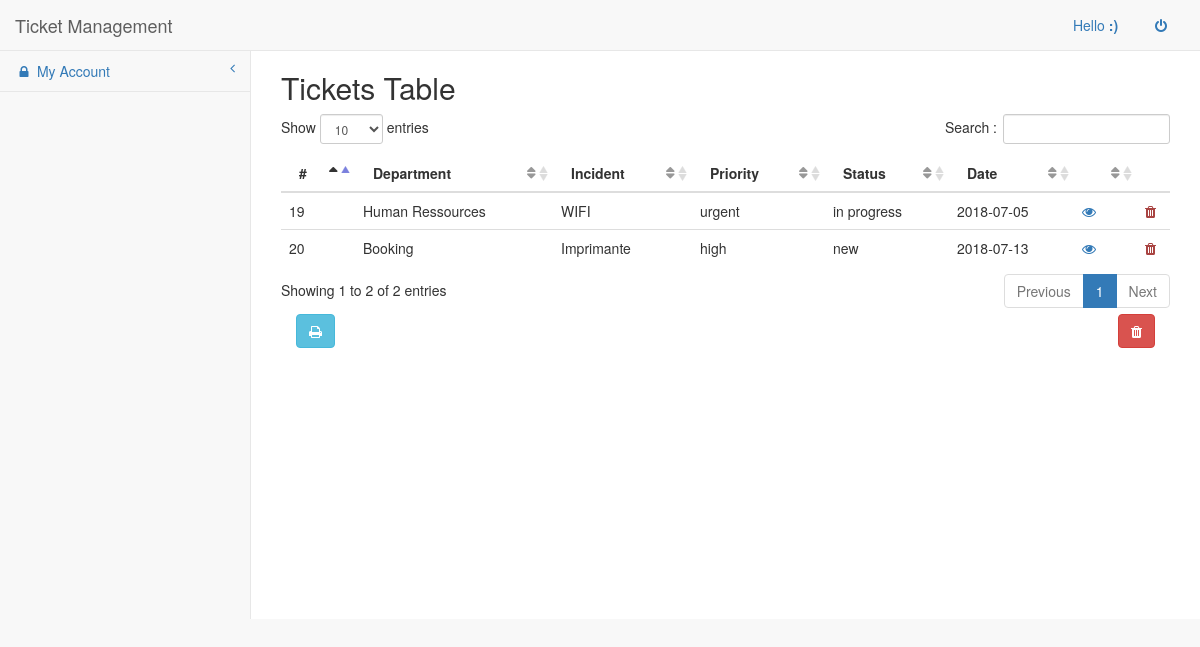
The app's page /index.php/c_incident/readIncidents with its own data.
### tables this page shows
CREATE TABLE `incident` (
  `num_incident` int(11) NOT NULL,
  `title_incident` varchar(10000) NOT NULL,
  `desc_incident` varchar(10000) NOT NULL,
  `priority` varchar(20) DEFAULT NULL,
  `statut` varchar(50) DEFAULT NULL,
  `date_incident` date DEFAULT NULL,
  `id_user` varchar(255) DEFAULT NULL,
  `id_department` int(11) DEFAULT NULL,
  `read_incident` tinyint(1) NOT NULL
);

CREATE TABLE `department` (
  `num_department` int(11) NOT NULL,
  `label_department` varchar(255) NOT NULL
);

### application/controllers/c_incident.php (called while the page is built, shortened)
<?php if ( ! defined('BASEPATH')) exit('No direct script access allowed');
class C_Incident extends CI_Controller {
    function __construct()
    {
        $this->load->database();
        $this->load->helper(array('form','url','text','string'));
        $this->load->library(array('session','form_validation','email'));
        $this->load->model('m_incident');
        $this->load->model('m_response');
    }
      public function readIncidents(){
          $this->load->view('include/head');
        $this->load->view('include/header');
        $this->load->view('include/menu');
        $data['incidents']=$this->m_incident->readIncidentsWidthResponse();
        $this->load->view('admin/table_ticket_v', $data);
        $this->load->view('include/footer');
    }
  }

### index.php (called while the page is built, shortened)
<?php
require_once BASEPATH.'core/CodeIgniter.php';

### application/models/m_incident.php (called while the page is built, shortened)
<?php
	class M_Incident extends CI_Model{
		public function readIncidentsWidthResponse(){
			$this->db->select('*');
	        $this->db->from('incident');
	        $this->db->join('department ', 'num_department=id_department');
	        $this->db->join('response', 'id_incident=num_incident');
	             $this->db->join('user', 'id_user = login_user');
	        $query = $this->db->get();
	        return $query->result();
		}
	}
?>

### application/views/admin/table_ticket_v.php (the view, shortened to what this page needs)
<div id="page-wrapper">
  <div class="row">
    <div  class="col-lg-12">
      <h2>Tickets Table</h2>
      <div class="table-responsive">
        <table class="table table-hover"  id="dataTables">
          <thead>
            <tr>
            <th>#</th>
            <th>Department</th>
            <th>Incident</th>
             <th>Priority</th>
             <th>Status</th>
              <th>Date</th>
            <th></th>
              <th></th>
            </tr>
          </thead>
          <tbody>
             <?php foreach ($incidents as  $incident): ?>
            <tr>
            <td><?= $id=$incident->num_incident ;  ?></td>
            <td><?= $incident->label_department ;  ?></td>
            <td><?= $incident->title_incident ;  ?></td>
            <td><?= $incident->priority ;  ?></td>
             <td><?= $incident->statut ;  ?></td>
            <td><?= $incident->date_incident ;  ?></td>
            <td  class="eye"><a class="fancybox  fancybox.iframe" href="<?= site_url('c_incident/readDetailsById/'.$id) ;?>"  ><i  class="fa fa-eye"></i></a></td>
            <td  class="trash"><a  onClick="return confirm('I want to delete this incident .');" class="text-danger" href="<?= site_url('c_incident/deleteIncident/'.$id) ;?>"><i  class="fa fa-trash"></i></a></td>
            </tr>
          <?php  endforeach; ?>
          </tbody>
        </table>
        <div  class="col-lg-6">
<button title="Print" onClick='return window.print();' style="" type="submit" name=""  class="pull-left  btn btn-info"><i  class="fa fa-print"></i></button>
        </div>
             <div  class="col-lg-6">
               <a  title="Delete All" href="<?= site_url('c_incident/deleteIncident/') ;?>" onClick="return confirm('I want to delete all incidents .');"   class="pull-right  btn btn-danger"><i  class="fa fa-trash"></i></a>
          </div>
      </div>
    </div>
  </div>
</div>

### application/views/include/head.php (shortened to what this page needs)
<!DOCTYPE html>
<html lang= "en">
<head>
    <link href= "<?= base_url()  ?>assets/vendor/bootstrap/css/bootstrap.min.css" rel= "stylesheet">
    <link href= "<?= base_url()  ?>assets/vendor/metisMenu/metisMenu.min.css" rel= "stylesheet">
    <link href= "<?= base_url()  ?>assets/dist/css/styles.css" rel= "stylesheet">
    <link href= "<?= base_url()  ?>assets/vendor/morrisjs/morris.css" rel= "stylesheet">
    <link href= "<?= base_url()  ?>assets/vendor/font-awesome/css/font-awesome.min.css" rel= "stylesheet" type= "text/css">
    <link href="<?= base_url()  ?>assets/vendor/datatables-plugins/dataTables.bootstrap.css" rel="stylesheet">
    <link href="<?= base_url()  ?>assets/vendor/datatables-responsive/dataTables.responsive.css" rel="stylesheet">
</head>
<body>
    <div id= "wrapper">

### application/views/include/header.php (shortened to what this page needs)
<nav class="navbar navbar-default navbar-static-top" role="navigation" style="margin-bottom: 0">
    <div class="navbar-header">
        <a class="navbar-brand" href="index.html">Ticket Management </a>
    </div>
    <ul class="nav navbar-top-links navbar-right">
         <li class="dropdown">
            <a class="dropdown-toggle" data-toggle="dropdown" href="#">
                Hello <b><?= $this->session->userdata('fname_user') ; ?> :)</b>
            </a>
        </li>
        <li  class="dropdown">
            <a title="Sign out" class="dropdown-toggle"  href="<?= site_url('c_user/signout');  ?>">
                <i  class="fa fa-power-off fa-fw"></i>
            </a>
        </li>
    </ul>

### application/views/include/menu.php (shortened to what this page needs)
  <div class="navbar-default sidebar" role="navigation">
        <div class="sidebar-nav navbar-collapse">
            <ul class="nav" id="side-menu">
                <li>
                    <a href="#"><i class="fa fa-lock fa-fw"></i> My Account<span class="fa arrow"></span></a>
                </li>
            </ul>
        </div>
    </div>
</nav>

### application/views/include/footer.php (shortened to what this page needs)
    <link rel="stylesheet" type="text/css" href="<?= base_url()  ?>assets/source/jquery.fancybox.css?v=2.1.5" media="screen" />
</body>
</html>

### records on screen
incident: num_incident "19", id_department.label_department "Human Ressources", title_incident "WIFI", priority "urgent", statut "in progress", date_incident "2018-07-05"
incident: num_incident "20", id_department.label_department "Booking", title_incident "Imprimante", priority "high", statut "new", date_incident "2018-07-13"
